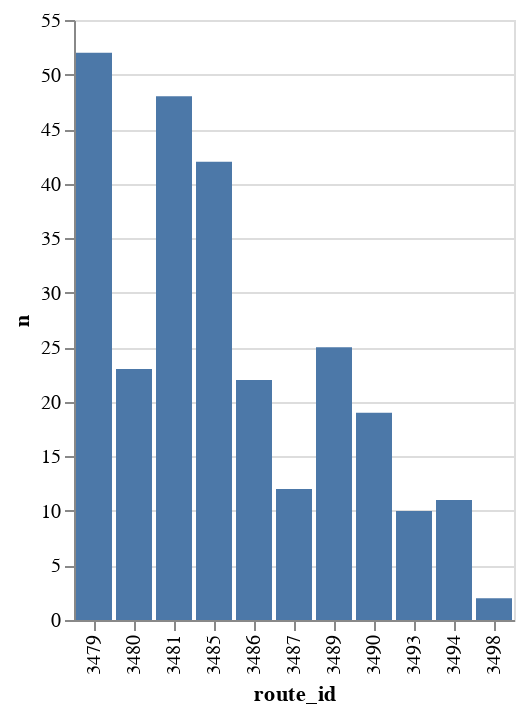

The code cell stored with this chart in its notebook:
### Code cell
alt.Chart((test_sched>>count(_.route_id))).mark_bar().encode(
    x='route_id',
    y='n'
)

### Figure 1 — Vega-Lite specification as saved in the notebook (floating-point values rounded to 4 significant figures)
{"config": {"view": {"continuousWidth": 400, "continuousHeight": 300}}, "data": {"name": "data-e75c6e1d2b6942992b86fd6b5871abb4"}, "mark": "bar", "encoding": {"x": {"field": "route_id", "type": "nominal"}, "y": {"field": "n", "type": "quantitative"}}, "$schema": "https://vega.github.io/schema/vega-lite/v4.17.0.json", "datasets": {"data-e75c6e1d2b6942992b86fd6b5871abb4": [{"route_id": "3479", "n": 52}, {"route_id": "3480", "n": 23}, {"route_id": "3481", "n": 48}, {"route_id": "3485", "n": 42}, {"route_id": "3486", "n": 22}, {"route_id": "3487", "n": 12}, {"route_id": "3489", "n": 25}, {"route_id": "3490", "n": 19}, {"route_id": "3493", "n": 10}, {"route_id": "3494", "n": 11}, {"route_id": "3498", "n": 2}]}}
